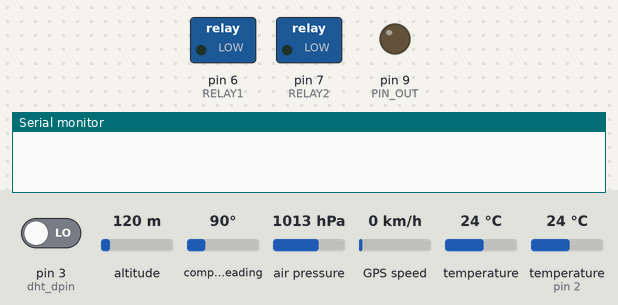
Bench run of a sketch on a simulated Arduino Uno, built with avr-gcc and run on an emulated ATmega328P. On the bench: switched loads named in the sketch (green lamp = pin HIGH), output pins drawn as LEDs (lit = HIGH), the last lines printed to the serial monitor. Wiring (inferred from the names in the program): BMP180 pressure sensor at I2C address 0x77. Inputs (shaded band) come from the test bench; at power-on: pin 3 (dht_dpin) LOW, altitude 120 m, compass heading 90°, air pressure 1013 hPa, GPS speed 0 km/h, temperature 24 °C, temperature (sensor on pin 2) 24 °C. The GPS gets a fix after 3 s at 37.7749, -122.4194 with 8 satellites.

Above: at 0.1 s.
At 18.59 s:
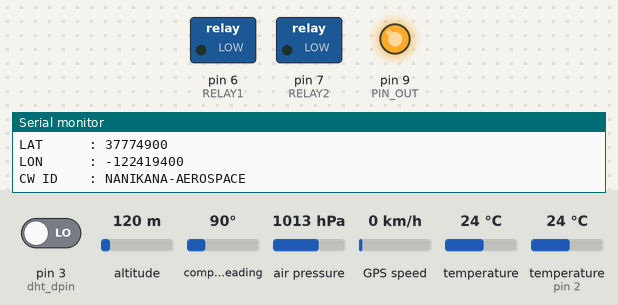
At 36.9 s:
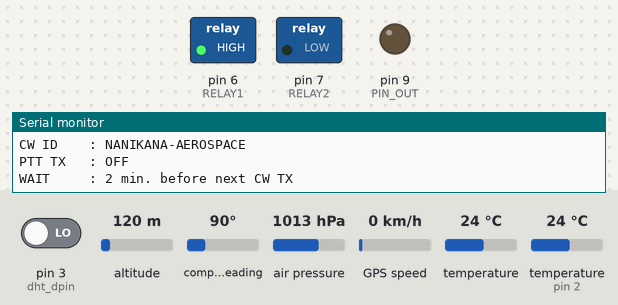
Timing chart, 0 to 38.4 s (numbered marks = the images above):
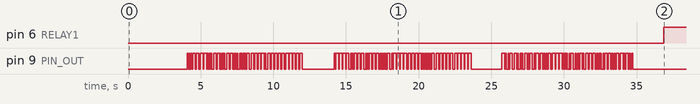

Measured:
- by itself, pin 6 (RELAY1): LOW → HIGH at 36.9 s

The sketch:

Otachi2014_v20oct2014.ino
```cpp
// (licence header left out)
#include <SoftwareSerial.h>
#include <TinyGPS.h>
#include <Wire.h>
#include <OneWire.h>
#include <DallasTemperature.h>
#include <dht.h>


#define dht_dpin 3 //no ; here. Set equal to channel sensor is on
dht DHT;
// Defini la pin pour Code Morse
#define PIN_OUT 9
// Defini la pin pour Relay PTT Radio
#define RELAY1  6
// Defini la pin pour Relay CUTOFF BALLOON
#define RELAY2  7
//Define the LED Pin
#define UNIT_LENGTH 60
#define BMP085_ADDRESS 0x77  // I2C address of BMP085
// Data wire is plugged into pin 2 on the Arduino
#define ONE_WIRE_BUS 2
// Setup a oneWire instance to communicate with any OneWire devices
// (not just Maxim/Dallas temperature ICs)
OneWire oneWire(ONE_WIRE_BUS);

// Pass our oneWire reference to Dallas Temperature.
DallasTemperature sensors(&oneWire);
// arrays to hold device address
DeviceAddress insideThermometer;


char buffer0_long [50];
char buffer1_lat [50];
unsigned long fix_age, time, date, speed, course;
unsigned long chars, ldate;
unsigned short sentences, failed_checksum;

const unsigned char OSS = 0;  // Oversampling Setting

// Calibration values
int ac1;
int ac2;
int ac3;
unsigned int ac4;
unsigned int ac5;
unsigned int ac6;
int b1;
int b2;
int mb;
int mc;
int md;

// b5 is calculated in bmp085GetTemperature(...), this variable is also used in bmp085GetPressure(...)
// so ...Temperature(...) must be called before ...Pressure(...).
long b5;
long lat_morse,lon_morse; // create variable for latitude and longitude object


SoftwareSerial gpsSerial(10, 11); // create gps sensor connection
TinyGPS gps; // create gps object


//Build a struct with the morse code mapping
static const struct {const char letter, *code;} MorseMap[] =
{
{ 'A', ".-" },
{ 'B', "-..." },
{ 'C', "-.-." },
{ 'D', "-.." },
{ 'E', "." },
{ 'F', "..-." },
{ 'G', "--." },
{ 'H', "...." },
{ 'I', ".." },
{ 'J', ".---" },
{ 'K', "-.-" },
{ 'L', ".-.." },
{ 'M', "--" },
{ 'N', "-." },
{ 'O', "---" },
{ 'P', ".--." },
{ 'Q', "--.-" },
{ 'R', ".-." },
{ 'S', "..." },
{ 'T', "-" },
{ 'U', "..-" },
{ 'V', "...-" },
{ 'W', ".--" },
{ 'X', "-..-" },
{ 'Y', "-.--" },
{ 'Z', "--.." },
{ ' ', " " }, //Gap between word, seven units
{ '1', ".----" },
{ '2', "..---" },
{ '3', "...--" },
{ '4', "....-" },
{ '5', "....." },
{ '6', "-...." },
{ '7', "--..." },
{ '8', "---.." },
{ '9', "----." },
{ '0', "-----" },
{ '.', "·–·–·–" },
{ ',', "--..--" },
{ '?', "..--.." },
{ '!', "-.-.--" },
{ ':', "---..." },
{ ';', "-.-.-." },
{ '(', "-.--." },
{ ')', "-.--.-" },
{ '"', ".-..-." },
{ '@', ".--.-." },
{ '&', ".-..." },
};
long readVcc() {
  long result;
  // Read 1.1V reference against AVcc
  ADMUX = _BV(REFS0) | _BV(MUX3) | _BV(MUX2) | _BV(MUX1);
  delay(2); // Wait for Vref to settle
  ADCSRA |= _BV(ADSC); // Convert
  while (bit_is_set(ADCSRA,ADSC));
  result = ADCL;
  result |= ADCH<<8;
  result = 1126400L / result; // Back-calculate AVcc in mV
  return result;
}
void printTemperature(DeviceAddress deviceAddress)
{

  // method 2 - faster
  float tempC = sensors.getTempC(deviceAddress);
  //Serial.print("Temp C: ");
  Serial.print(tempC);

  Serial.println();//line break
  //delay(1200); //wait
}
void setup(){
   Serial.print(sensors.getDeviceCount(), DEC);//Jojo DEBUT
         if (sensors.isParasitePowerMode()) Serial.println("ON");
         else Serial.println("OFF");
        if (!sensors.getAddress(insideThermometer, 0)) //Serial.println("Unable to find address for Device 0");
        printAddress(insideThermometer);
        sensors.setResolution(insideThermometer, 9);
        //Jojo FIN
   // Initialise the Arduino data pins for RELAY OUTPUT
  pinMode(RELAY1, OUTPUT);
  pinMode(RELAY2, OUTPUT);

  Serial.begin(9600); // connect serial
  gpsSerial.begin(9600); // connect gps sensor
  Wire.begin();
  bmp085Calibration();
  pinMode( PIN_OUT, OUTPUT );
  digitalWrite( PIN_OUT, LOW );

   // Start up the library
  sensors.begin();

}

void loop(){


  while(gpsSerial.available()){ // check for gps data
   if(gps.encode(gpsSerial.read())){ // encode gps data
    gps.get_position(&lat_morse,&lon_morse); // get latitude and longitude
    // display position
    //itoa(lat, buffer_morse, 10);
    sprintf(buffer1_lat, "%ld", lat_morse);
    sprintf(buffer0_long, "%ld", lon_morse);
    //Serial.print("Position: ");
    //Serial.print("lat: ");Serial.print(lat);Serial.print(" ");// print latitude
    //Serial.print("lon: ");Serial.println(lon); // print longitude
    digitalWrite(RELAY1,LOW);   delay (1000);        // Turns ON Relays 1 PTT
  Serial.print("PTT TX   : ON");Serial.println();
    Serial.print("LAT      : "); Serial.println(buffer1_lat);
    Serial.print("LON      : ");Serial.println(buffer0_long);
  Serial.print("CW ID    : NANIKANA-AEROSPACE");Serial.println();

      String morseWord = encode(buffer1_lat);
      for(int i=0; i<=morseWord.length(); i++){
       switch( morseWord[i] )
        {
        case '.': //dit
         digitalWrite( PIN_OUT, HIGH );
         delay( UNIT_LENGTH );
         digitalWrite( PIN_OUT, LOW );
         delay( UNIT_LENGTH );
         break;

        case '-': //dah
         digitalWrite( PIN_OUT, HIGH );
         delay( UNIT_LENGTH*3 );
         digitalWrite( PIN_OUT, LOW );
         delay( UNIT_LENGTH );
         break;

        case ' ': //gap
         delay( UNIT_LENGTH );
        }
       }
     // Wait
  delay(2000);
   morseWord = encode(buffer0_long);
      for(int i=0; i<=morseWord.length(); i++){
       switch( morseWord[i] )
        {
        case '.': //dit
         digitalWrite( PIN_OUT, HIGH );
         delay( UNIT_LENGTH );
         digitalWrite( PIN_OUT, LOW );
         delay( UNIT_LENGTH );
         break;

        case '-': //dah
         digitalWrite( PIN_OUT, HIGH );
         delay( UNIT_LENGTH*3 );
         digitalWrite( PIN_OUT, LOW );
         delay( UNIT_LENGTH );
         break;

        case ' ': //gap
         delay( UNIT_LENGTH );
        }
       }
       // Wait
  delay(2000);
   morseWord = encode("NANIKANA:AEROSPACE");
     //Serial.print("TEST3: ");Serial.println(morseWord);
      for(int i=0; i<=morseWord.length(); i++){
       switch( morseWord[i] )
        {
        case '.': //dit
         digitalWrite( PIN_OUT, HIGH );
         delay( UNIT_LENGTH );
         digitalWrite( PIN_OUT, LOW );
         delay( UNIT_LENGTH );
         break;

        case '-': //dah
         digitalWrite( PIN_OUT, HIGH );
         delay( UNIT_LENGTH*3 );
         digitalWrite( PIN_OUT, LOW );
         delay( UNIT_LENGTH );
         break;

        case ' ': //gap
         delay( UNIT_LENGTH );
        }
       }
       // Wait
  delay(2000);
  digitalWrite(RELAY1,HIGH);          // Turns Relay PTT Off
   Serial.print("PTT TX   : OFF");Serial.println();
   Serial.print("WAIT     : 2 min. before next CW TX");Serial.println();
   float temperature = bmp085GetTemperature(bmp085ReadUT()); //MUST be called first
  float pressure = bmp085GetPressure(bmp085ReadUP());
  //float tempC = sensors.getTempC(deviceAddress);//Jojo
  float atm = pressure / 101325; // "standard atmosphere"
  float altitude = calcAltitude(pressure); //Uncompensated caculation - in Meters
  float falt = gps.f_altitude(); //altitude en metre
  //Serial.print("Date: ");
  gps.get_datetime(&date, &time, &fix_age);
  Serial.print("Alt(GPS) : ");
  Serial.println(falt);

  Serial.print("Date     : ");
  Serial.println(date);
  Serial.print("Time(UTC): ");
  Serial.println(time);
  // returns speed in 100ths of a knot
  speed = gps.speed();
  float fkmph = gps.f_speed_kmph (); //vitessse en kmh
 Serial.print("Speed    : ");
 //Serial.println(speed);
 Serial.print(fkmph);
 Serial.println("km/h");
  // course in 100ths of a degree
  course = gps.course();
  Serial.print("Head     : ");
  Serial.println(course);


  Serial.print("Temp.Top.: ");

  Serial.print(temperature, 2); //display 2 decimal places
  Serial.println();//line break

  sensors.requestTemperatures();//Jojo
  Serial.print("Temp.ext.: ");
//Serial.print(sensors.getTempCByIndex(0));
printTemperature(insideThermometer);//Jojo

   //Serial.print(tempC);


  DHT.read11(dht_dpin);

Serial.print("Temp Bot : ");
Serial.print(DHT.temperature);
Serial.println("C ");
Serial.print("Humidity : ");
Serial.print(DHT.humidity);
Serial.print("% ");
Serial.println();//line break

  Serial.print("Pressure : ");
  Serial.print(pressure, 0); //whole number only.
  Serial.println(" Pa");

  Serial.print("Std Atm  : ");
  Serial.println(atm, 4); //display 4 decimal places

  Serial.print("Alt(baro): ");
  Serial.print(altitude, 2); //display 2 decimal places
  Serial.println(" M");
  Serial.print("CPU Batt.: ");
  Serial.print( readVcc(), DEC );
  Serial.println(" mV");
  Serial.println();//line break

  delay(120000); //wait 2 minutes and get values again.
   }
  }


}
String encode(const char *string)
{
size_t i, j;
String morseWord = "";
for( i = 0; string[i]; ++i )
{
for( j = 0; j < sizeof MorseMap / sizeof *MorseMap; ++j )
{
if( toupper(string[i]) == MorseMap[j].letter )
{
morseWord += MorseMap[j].code;
break;
}
}
morseWord += " "; //Add tailing space to seperate the chars
}

return morseWord;
}

String decode(String morse)
{
String msg = "";
int lastPos = 0;
int pos = morse.indexOf(' ');
while( lastPos <= morse.lastIndexOf(' ') )
{
for( int i = 0; i < sizeof MorseMap / sizeof *MorseMap; ++i )
{
if( morse.substring(lastPos, pos) == MorseMap[i].code )
{
msg += MorseMap[i].letter;
}
}

lastPos = pos+1;
pos = morse.indexOf(' ', lastPos);
// Handle white-spaces between words (7 spaces)
while( morse[lastPos] == ' ' && morse[pos+1] == ' ' )
{
pos ++;
}
}

return msg;
}
void bmp085Calibration()
{
  ac1 = bmp085ReadInt(0xAA);
  ac2 = bmp085ReadInt(0xAC);
  ac3 = bmp085ReadInt(0xAE);
  ac4 = bmp085ReadInt(0xB0);
  ac5 = bmp085ReadInt(0xB2);
  ac6 = bmp085ReadInt(0xB4);
  b1 = bmp085ReadInt(0xB6);
  b2 = bmp085ReadInt(0xB8);
  mb = bmp085ReadInt(0xBA);
  mc = bmp085ReadInt(0xBC);
  md = bmp085ReadInt(0xBE);
}

// Calculate temperature in deg C
float bmp085GetTemperature(unsigned int ut){
  long x1, x2;

  x1 = (((long)ut - (long)ac6)*(long)ac5) >> 15;
  x2 = ((long)mc << 11)/(x1 + md);
  b5 = x1 + x2;

  float temp = ((b5 + 8)>>4);
  temp = temp /10;

  return temp;
}

// Calculate pressure given up
// calibration values must be known
// b5 is also required so bmp085GetTemperature(...) must be called first.
// Value returned will be pressure in units of Pa.
long bmp085GetPressure(unsigned long up){
  long x1, x2, x3, b3, b6, p;
  unsigned long b4, b7;

  b6 = b5 - 4000;
  // Calculate B3
  x1 = (b2 * (b6 * b6)>>12)>>11;
  x2 = (ac2 * b6)>>11;
  x3 = x1 + x2;
  b3 = (((((long)ac1)*4 + x3)<<OSS) + 2)>>2;

  // Calculate B4
  x1 = (ac3 * b6)>>13;
  x2 = (b1 * ((b6 * b6)>>12))>>16;
  x3 = ((x1 + x2) + 2)>>2;
  b4 = (ac4 * (unsigned long)(x3 + 32768))>>15;

  b7 = ((unsigned long)(up - b3) * (50000>>OSS));
  if (b7 < 0x80000000)
    p = (b7<<1)/b4;
  else
    p = (b7/b4)<<1;

  x1 = (p>>8) * (p>>8);
  x1 = (x1 * 3038)>>16;
  x2 = (-7357 * p)>>16;
  p += (x1 + x2 + 3791)>>4;

  long temp = p;
  return temp;
}

// Read 1 byte from the BMP085 at 'address'
char bmp085Read(unsigned char address)
{
  unsigned char data;

  Wire.beginTransmission(BMP085_ADDRESS);
  Wire.write(address);
  Wire.endTransmission();

  Wire.requestFrom(BMP085_ADDRESS, 1);
  while(!Wire.available())
    ;

  return Wire.read();
}

// Read 2 bytes from the BMP085
// First byte will be from 'address'
// Second byte will be from 'address'+1
int bmp085ReadInt(unsigned char address)
{
  unsigned char msb, lsb;

  Wire.beginTransmission(BMP085_ADDRESS);
  Wire.write(address);
  Wire.endTransmission();

  Wire.requestFrom(BMP085_ADDRESS, 2);
  while(Wire.available()<2)
    ;
  msb = Wire.read();
  lsb = Wire.read();

  return (int) msb<<8 | lsb;
}

// Read the uncompensated temperature value
unsigned int bmp085ReadUT(){
  unsigned int ut;

  // Write 0x2E into Register 0xF4
  // This requests a temperature reading
  Wire.beginTransmission(BMP085_ADDRESS);
  Wire.write(0xF4);
  Wire.write(0x2E);
  Wire.endTransmission();

  // Wait at least 4.5ms
  delay(5);

  // Read two bytes from registers 0xF6 and 0xF7
  ut = bmp085ReadInt(0xF6);
  return ut;
}

// Read the uncompensated pressure value
unsigned long bmp085ReadUP(){

  unsigned char msb, lsb, xlsb;
  unsigned long up = 0;

  // Write 0x34+(OSS<<6) into register 0xF4
  // Request a pressure reading w/ oversampling setting
  Wire.beginTransmission(BMP085_ADDRESS);
  Wire.write(0xF4);
  Wire.write(0x34 + (OSS<<6));
  Wire.endTransmission();

  // Wait for conversion, delay time dependent on OSS
  delay(2 + (3<<OSS));

  // Read register 0xF6 (MSB), 0xF7 (LSB), and 0xF8 (XLSB)
  msb = bmp085Read(0xF6);
  lsb = bmp085Read(0xF7);
  xlsb = bmp085Read(0xF8);

  up = (((unsigned long) msb << 16) | ((unsigned long) lsb << 8) | (unsigned long) xlsb) >> (8-OSS);

  return up;
}

void writeRegister(int deviceAddress, byte address, byte val) {
  Wire.beginTransmission(deviceAddress); // start transmission to device
  Wire.write(address);       // send register address
  Wire.write(val);         // send value to write
  Wire.endTransmission();     // end transmission
}

int readRegister(int deviceAddress, byte address){

  int v;
  Wire.beginTransmission(deviceAddress);
  Wire.write(address); // register to read
  Wire.endTransmission();

  Wire.requestFrom(deviceAddress, 1); // read a byte

  while(!Wire.available()) {
    // waiting
  }

  v = Wire.read();
  return v;
}

float calcAltitude(float pressure){

  float A = pressure/101325;
  float B = 1/5.25588;
  float C = pow(A,B);
  C = 1 - C;
  C = C /0.0000225577;

  return C;
}
void printAddress(DeviceAddress deviceAddress)
{
  for (uint8_t i = 0; i < 8; i++)
  {
    if (deviceAddress[i] < 16) Serial.print("0");
    Serial.print(deviceAddress[i], HEX);
  }
}
```
